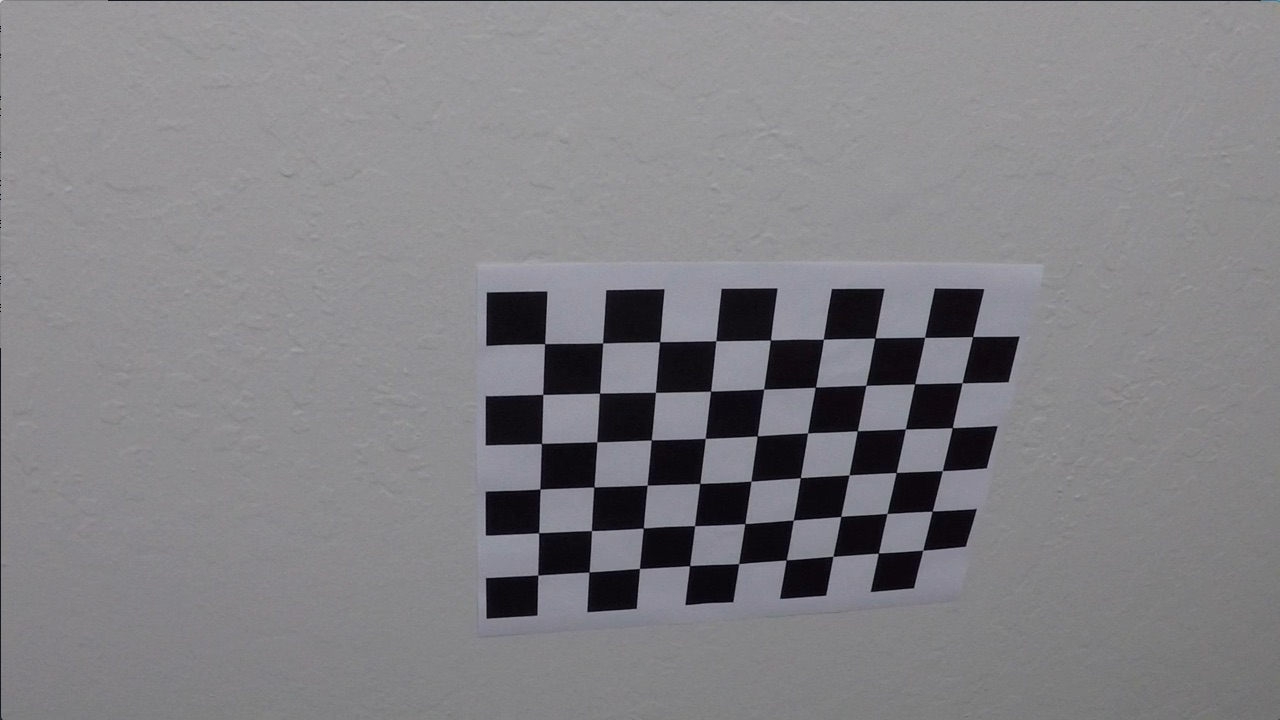
#> input picture CarND-Advanced-Lane-Lines/camera_cal/calibration10.jpg, 1280 x 720 px; its folder holds only this picture in this run
$ jupyter execute --allow-errors advLaneFinding.ipynb   (shell and % lines are left out)   (older library calls are emulated)
#> lines starting #> are read from the running program, lines starting #| are printed output that depends on the picture
## Advanced Lane Finding Project

The goals / steps of this project are the following:

* Compute the camera calibration matrix and distortion coefficients given a set of chessboard images.
* Apply a distortion correction to raw images.
* Use color transforms, gradients, etc., to create a thresholded binary image.
* Apply a perspective transform to rectify binary image ("birds-eye view").
* Detect lane pixels and fit to find the lane boundary.
* Determine the curvature of the lane and vehicle position with respect to center.
* Warp the detected lane boundaries back onto the original image.
* Output visual display of the lane boundaries and numerical estimation of lane curvature and vehicle position.

---

## First, I'll compute the camera calibration using chessboard images and calculate distortion coefficients using opencv

[cell 1]
import numpy as np
import cv2
import glob
import matplotlib.pyplot as plt
import matplotlib.image as mpimg

# prepare object points, like (0,0,0), (1,0,0), (2,0,0) ....,(6,5,0)
objp = np.zeros((6*9,3), np.float32)
objp[:,:2] = np.mgrid[0:9,0:6].T.reshape(-1,2)

# Arrays to store object points and image points from all the images.
objpoints = [] # 3d points in real world space
imgpoints = [] # 2d points in image plane.

def get_coeff():
    # Make a list of calibration images
    images = glob.glob('camera_cal/calibration*.jpg')

    # Step through the list and search for chessboard corners
    for fname in images:
        img = cv2.imread(fname)
#> img is the input picture: shape (720, 1280, 3); mean B, G, R 133.1, 129.4, 130.2
        gray = cv2.cvtColor(img,cv2.COLOR_BGR2GRAY)

        # Find the chessboard corners
        ret, corners = cv2.findChessboardCorners(gray, (9,6),None)
#> ret = True; corners = 54 rows, first 8: [545.3, 343.1], [602.7, 342.8], [660.1, 341.3], [715.8, 340.7], [770.6, 340], [823.5, 339.2], [874.3, 338.5], [925.1, 337.4]

        # If found, add object points, image points
        if ret == True:
            objpoints.append(objp)
            imgpoints.append(corners)

            # Draw and display the corners
            #img = cv2.drawChessboardCorners(img, (9,6), corners, ret)

    img = cv2.imread('camera_cal/calibration1.jpg')
    gray = cv2.cvtColor(img,cv2.COLOR_BGR2GRAY)

    #Calculating distortion coefficients
    ret, mtx, dist, rvecs, tvecs = cv2.calibrateCamera(objpoints, imgpoints, gray.shape[::-1], None, None)
    return mtx,dist

def distortion_correction(gray,mtx,dist):
    dst = cv2.undistort(gray, mtx, dist, None, mtx)
    return dst

#get coeff
#> (the rest of this cell did not finish here and is left out)

## Pipeline to generate lane line binary masks

[cell 2]
# [140 lines left out: functions abs_sobel_thresh, mag_thresholding, dir_threshold, gradient_thresh, histeq, pipeline_binarize1, not called in this run]


#Lets test our pipeline on couple of the images

img_test1 = mpimg.imread('test_images/straight_lines1.jpg')
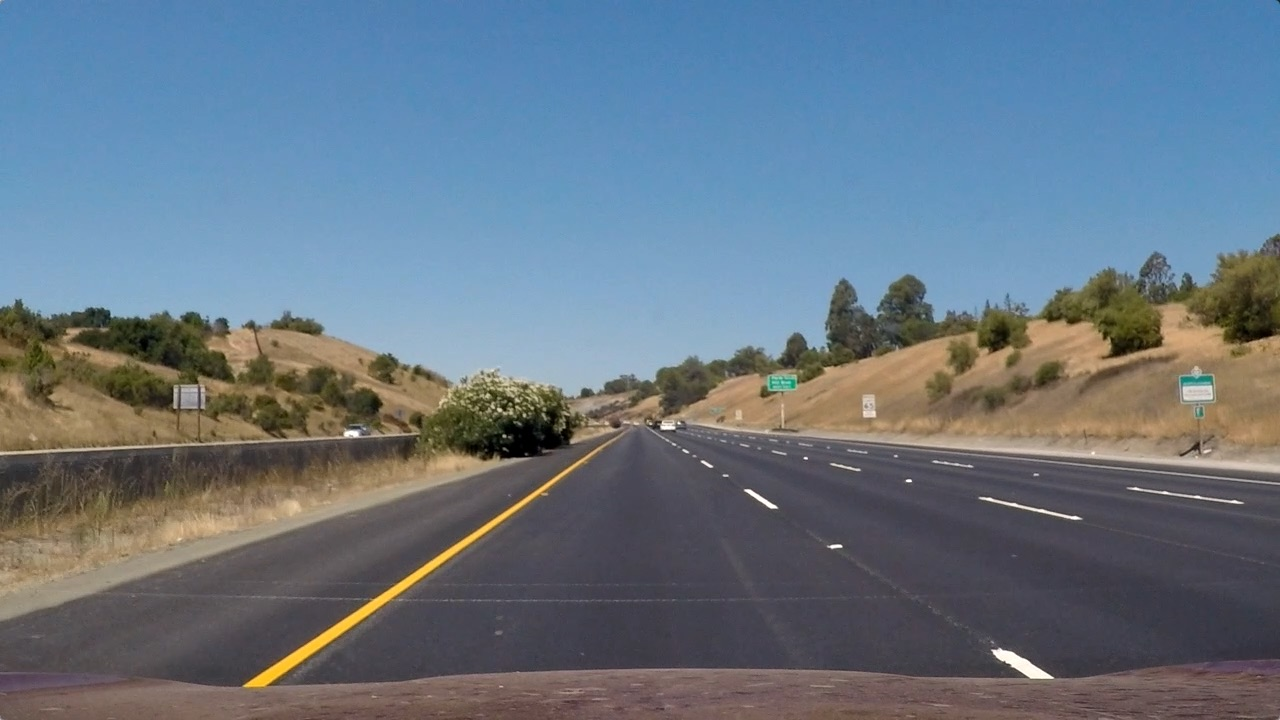
#> input picture CarND-Advanced-Lane-Lines/test_images/straight_lines1.jpg, 1280 x 720 px
#> img_test1 is the input picture: shape (720, 1280, 3); mean R, G, B 103.2, 117.7, 131.2
#> (the rest of this cell did not finish here and is left out)

## Perspective transformation and Inverse Transformation

[cell 3]
def getperpcoeff(w=1280,h=760):
    widthcoeff = w/1280.0
    heightcoeff = h/720.0
    src = np.float32([[224,690],[1078,690],[740,480],[545,480]])
    dstpts = np.float32([[300,700],[980,700],[980,250],[300,250]])
    M = cv2.getPerspectiveTransform(src,dstpts)
    return M
# [7 lines left out: function getinvperpcoeff, not called in this run]

def do_persp(image,M):
    dst = cv2.warpPerspective(image,M,(image.shape[1],image.shape[0]))
    return dst

src = np.float32([[224,690],[1078,690],[740,480],[545,480]])
dstpts = np.float32([[300,700],[980,700],[980,250],[300,250]])

M = getperpcoeff()

img_original = mpimg.imread('test_images/straight_lines2.jpg')
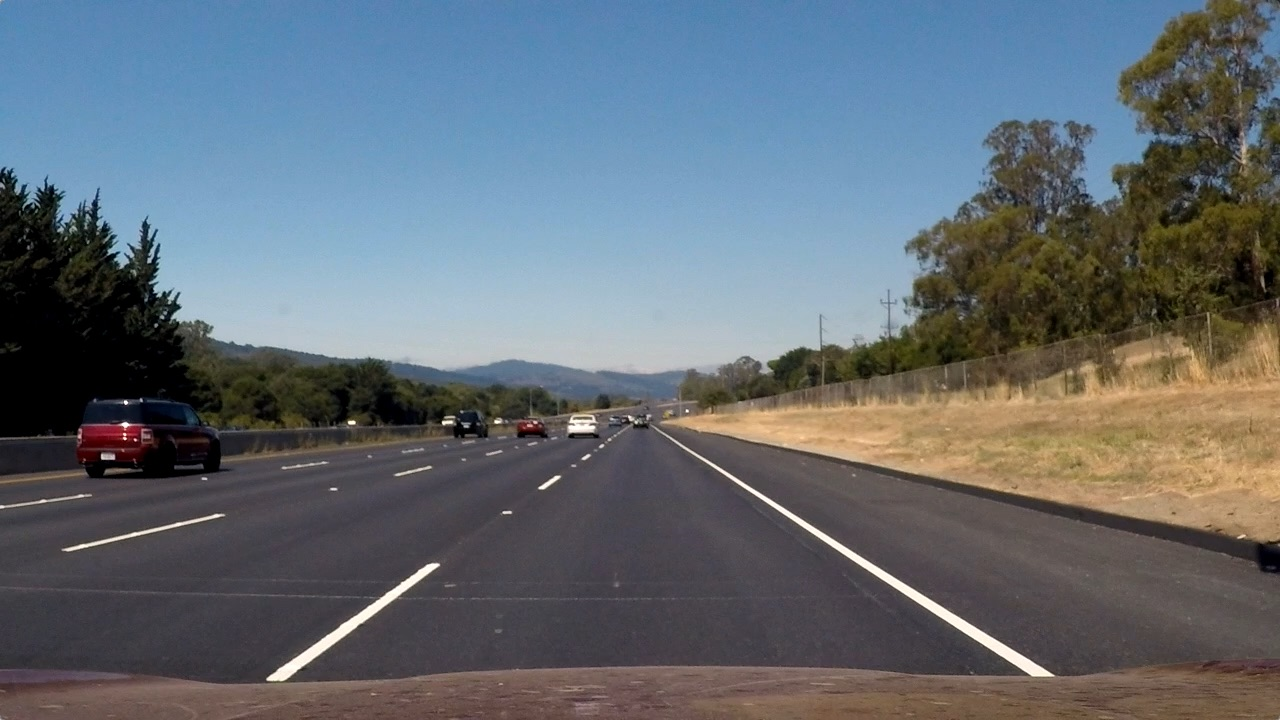
#> input picture CarND-Advanced-Lane-Lines/test_images/straight_lines2.jpg, 1280 x 720 px
#> img_original is the input picture: shape (720, 1280, 3); mean R, G, B 99.4, 107.7, 115.1
#> (the rest of this cell did not finish here and is left out)

## Stand-Alone lane detection and Continuous Lane Detection Algorithm

[cell 4]
# [161 lines left out: functions findlinesfirst, findlinescont, not called in this run]

## Curvature Calculation using the scales from the Lecture.

[cell 5]
# [30 lines left out: function curvature_cal, not called in this run]

## Lane Mask to plot in the frame

#> (a cell that did not finish here is left out)

## Line and Camera Configuration Class

[cell 7]
import numpy as np
# Line Class
class Line():
    # [22 lines left out: function __init__, not called in this run]

class Cameraconfig:
    # [6 lines left out: function __init__, not called in this run]

## Line symmtery check and function update_lines to correct for errors

[cell 8]
# [80 lines left out: functions checkscore_with_prev_line, update_lines, not called in this run]

## Lets test the whole pipeline

[cell 9]
img_test1 = mpimg.imread('test_images/test3.jpg')
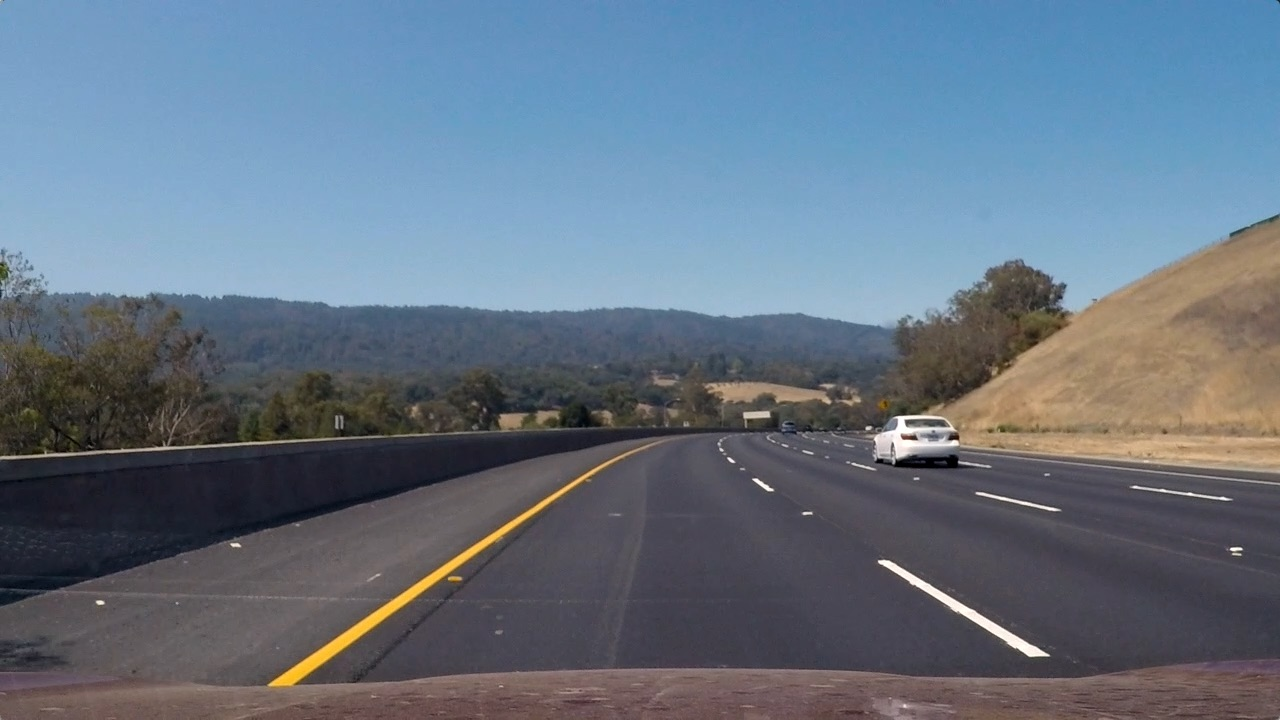
#> input picture CarND-Advanced-Lane-Lines/test_images/test3.jpg, 1280 x 720 px
#> img_test1 is the input picture: shape (720, 1280, 3); mean R, G, B 101.1, 115.3, 130.7
#> (the rest of this cell did not finish here and is left out)
